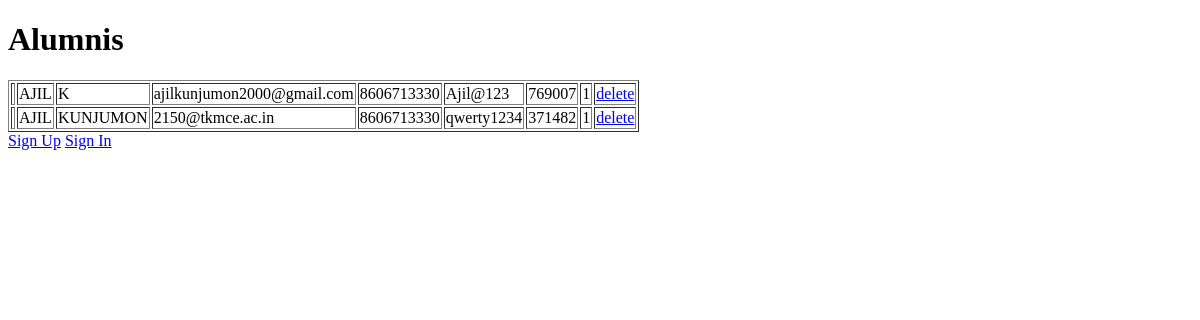
The app's page /alumnis/test, older data.
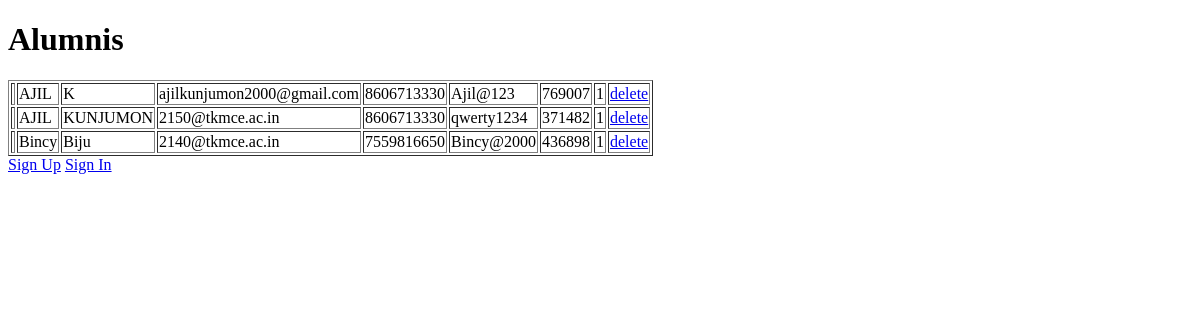
The same page, newer data.
### alumnis/models.py (models this page shows)
class Alumnis(models.Model):
  fname = models.CharField(max_length=255,default="")
  lname = models.CharField(max_length=255,default="")
  email = models.CharField(max_length=255,primary_key=True)
  branch = models.CharField(max_length=255,default="")
  yoa = models.IntegerField(default=0)
  mobile = models.IntegerField(default=0)
  password = models.CharField(max_length=255)
  otp = models.IntegerField(default=0)
  verified = models.IntegerField(default=0)
  profile = models.IntegerField(default=0)

### alumnis/views.py (the view)
# urls.py: path('test', views.test, name='test'),
def test(request):
  ouralumnis = Alumnis.objects.all().values()
  context = {
    'ouralumnis': ouralumnis,
  }
  template = loader.get_template('test.html')
  return HttpResponse(template.render(context, request))

### alumnis/templates/test.html
<!DOCTYPE html>
<html>
<body>
    <h1>Alumnis</h1>
    <table border="1">
    {% for i in ouralumnis %}
    <tr>
    <td><a href="update/{{ i.id }}">{{ i.id }}</a></td>
    <td>{{ i.fname }}</td>
    <td>{{ i.lname }}</td>
    <td>{{ i.email }}</td>
    <td>{{ i.mobile }}</td>
    <td>{{ i.password }}</td>
    <td>{{ i.otp }}</td>
    <td>{{ i.verified }}</td>
    <td><a href="delete/{{ i.id }}">delete</a></td>
    </tr>
    {% endfor %}
    </table>
    <a href="alumniReg/">Sign Up</a>
    <a href="alumniSignIn">Sign In</a>
</body>
</html>

Row changes from the older to the newer data that the page shows:
added Alumnis: fname "Bincy", lname "Biju", email "2140@tkmce.ac.in", mobile "7559816650", password "Bincy@2000", otp "436898", verified "1"
